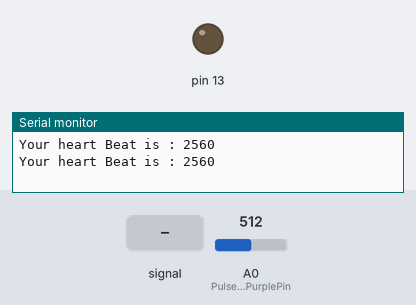
Simulated run of this sketch. Board: Arduino Uno, built with avr-gcc and run on an emulated ATmega328P. On the bench: output pins drawn as LEDs (lit = HIGH), the last lines printed to the serial monitor. The inputs (shaded band) are chosen by the test bench; at power-on: A0 (PulseSensorPurplePin) = 512.

Above: at 1.8 s.
1.9 s: A0 (PulseSensorPurplePin) fed a 200 Hz sine of ±255 counts around its level
At 5.8 s:
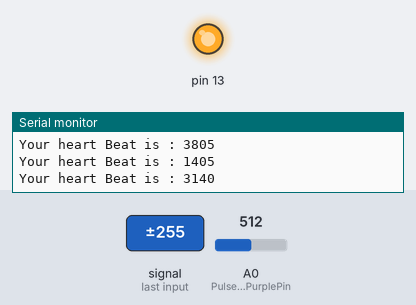
6.0 s: A0 (PulseSensorPurplePin) set to 716
At 6.7 s:
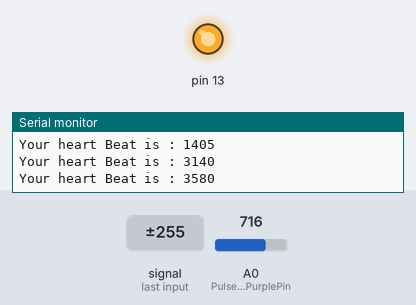
7.5 s: A0 (PulseSensorPurplePin) set to 562
9.2 s: A0 (PulseSensorPurplePin) set to 537
At 11.1 s:
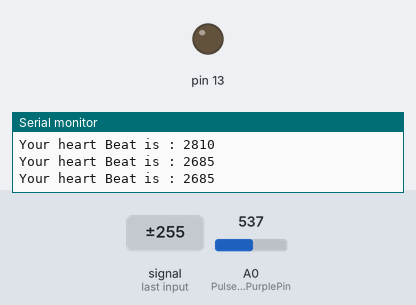
11.5 s: A0 (PulseSensorPurplePin) set to 560
At 13.1 s:
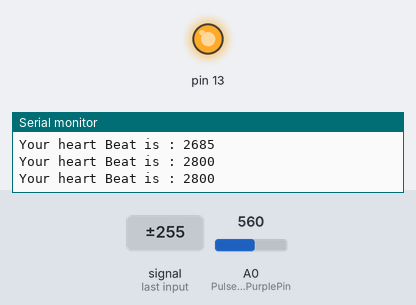
Timing chart, 0 to 14.5 s (numbered marks = the images above; inputs shaded):
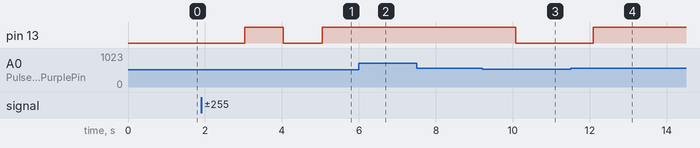

Measured:
- the behaviour switches between 551 and 550 on A0 (PulseSensorPurplePin) (found by bisection; images 2 and 3)
- after the input at 1.9 s, pin 13: LOW → HIGH after 1.1 s, → LOW 1.0 s later, → HIGH 1.0 s later
- after the input at 6.0 s, pin 13: stays HIGH (without the input it goes to LOW after 1.1 s)
- after the input at 9.2 s, pin 13: HIGH → LOW after 0.88 s
- after the input at 11.5 s, pin 13: LOW → HIGH after 0.59 s

The sketch:

seth1.ino
```cpp
#include<SoftwareSerial.h>
int PulseSensorPurplePin = 0;
int Signal;
int Threshold = 550;
int S;
SoftwareSerial mySerial(10,11);
void setup()
{
pinMode (13,OUTPUT);
Serial.begin(9600);
mySerial.begin(9600);
}
void loop()
{
Signal = analogRead(PulseSensorPurplePin);
S=(Signal*5); Serial.print("Your heart Beat is : ");
Serial.println(S);
mySerial.println(S);
if(Signal > Threshold)
{
  digitalWrite(13,HIGH);
}
else
{
  digitalWrite(13,LOW);
}
  delay(1000);

}
```
